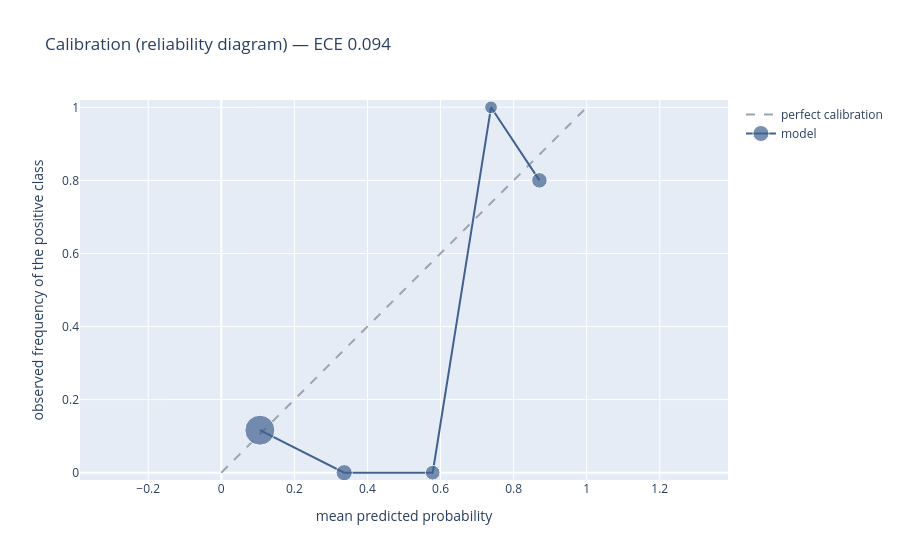

Notebook code cell kept with this figure:
### Markdown cell above
`brier_skill_score` is the one to read. A raw Brier score near 0.05 looks
excellent on an imbalanced set and is often *worse* than simply predicting
the base rate — the skill score compares against exactly that baseline, so
0 or below means the model adds nothing.

### Code cell
from qsarkit.reporting import plot_calibration_curve

plot_calibration_curve(y_imb[test], scores, n_bins=5)

### Figure 1 — Plotly figure (JSON) as saved in the notebook; plotly's stock layout.template omitted (floating-point values rounded to 4 significant figures)
{"data": [{"line": {"color": "#9AA5B1", "dash": "dash"}, "mode": "lines", "name": "perfect calibration", "type": "scatter", "x": [0.0, 1.0], "y": [0.0, 1.0]}, {"customdata": [43.0, 6.0, 4.0, 2.0, 5.0], "hovertemplate": "predicted %{x:.3f}<br>observed %{y:.3f}<br>%{customdata:.0f} compounds<extra></extra>", "marker": {"color": "#41618F", "size": [30.0, 16.22, 14.71, 12.74, 15.5]}, "mode": "lines+markers", "name": "model", "type": "scatter", "x": [0.1055, 0.3362, 0.5785, 0.7382, 0.8706], "y": [0.1163, 0.0, 0.0, 1.0, 0.8]}], "layout": {"title": {"text": "Calibration (reliability diagram) — ECE 0.094"}, "xaxis": {"range": [-0.02, 1.02], "title": {"text": "mean predicted probability"}}, "yaxis": {"range": [-0.02, 1.02], "scaleanchor": "x", "scaleratio": 1, "title": {"text": "observed frequency of the positive class"}}}}
